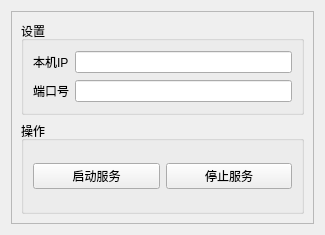
<?xml version="1.0" encoding="UTF-8"?>
<ui version="4.0">
 <class>rpcServeWidget</class>
 <widget class="QWidget" name="rpcServeWidget">
  <property name="geometry">
   <rect>
    <x>0</x>
    <y>0</y>
    <width>325</width>
    <height>235</height>
   </rect>
  </property>
  <property name="windowTitle">
   <string>Form</string>
  </property>
  <layout class="QVBoxLayout" name="verticalLayout_2">
   <item>
    <widget class="QFrame" name="rpcServeFrame">
     <property name="frameShape">
      <enum>QFrame::StyledPanel</enum>
     </property>
     <property name="frameShadow">
      <enum>QFrame::Raised</enum>
     </property>
     <layout class="QVBoxLayout" name="verticalLayout">
      <item>
       <widget class="QGroupBox" name="groupBox">
        <property name="title">
         <string>设置</string>
        </property>
        <layout class="QGridLayout" name="gridLayout">
         <item row="0" column="0">
          <widget class="QLabel" name="ipLabe">
           <property name="text">
            <string>本机IP</string>
           </property>
          </widget>
         </item>
         <item row="0" column="1">
          <widget class="QLineEdit" name="ipLineEdit"/>
         </item>
         <item row="1" column="0">
          <widget class="QLabel" name="portLabel">
           <property name="text">
            <string>端口号</string>
           </property>
          </widget>
         </item>
         <item row="1" column="1">
          <widget class="QLineEdit" name="portLineEdit"/>
         </item>
        </layout>
       </widget>
      </item>
      <item>
       <widget class="QGroupBox" name="groupBox_2">
        <property name="title">
         <string>操作</string>
        </property>
        <layout class="QHBoxLayout" name="horizontalLayout">
         <item>
          <widget class="QPushButton" name="runRpcButton">
           <property name="text">
            <string>启动服务</string>
           </property>
          </widget>
         </item>
         <item>
          <widget class="QPushButton" name="stopRpcButton">
           <property name="text">
            <string>停止服务</string>
           </property>
          </widget>
         </item>
        </layout>
       </widget>
      </item>
     </layout>
    </widget>
   </item>
  </layout>
 </widget>
 <resources/>
 <connections/>
</ui>
